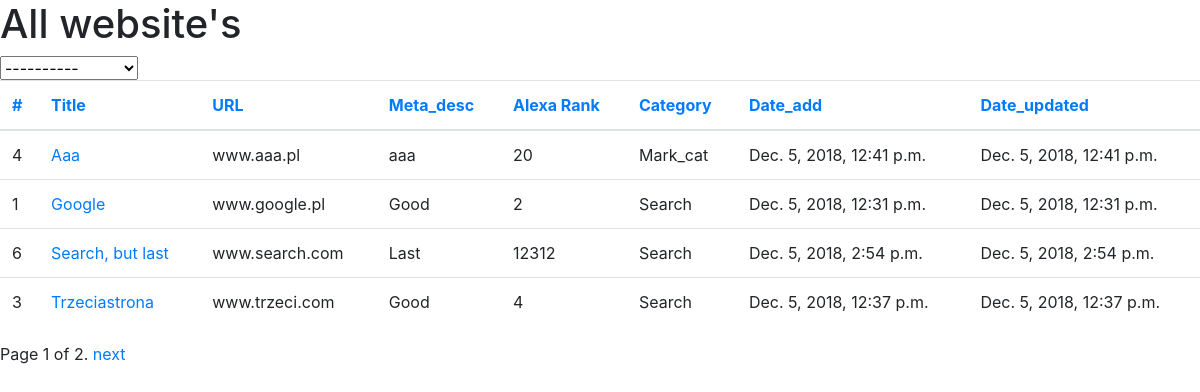
The app's page /websites/?order_by=title, older data.
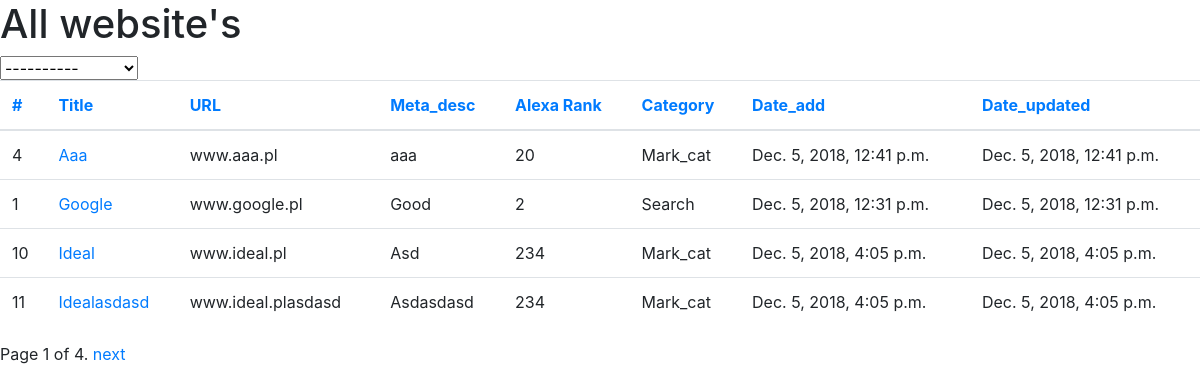
The same page, newer data.
### scraper/models.py (models this page shows, shortened)
class Website(models.Model):
    url = models.CharField(max_length=1000)
    title = models.CharField(max_length=1000)
    meta_description = models.CharField(max_length=1000)
    alexa_rank = models.IntegerField()
    category = models.ForeignKey(WebsiteCategory, on_delete=models.CASCADE)
    date_added = models.DateTimeField(auto_now_add=True)
    date_updated = models.DateTimeField(auto_now=True)

class WebsiteCategory(models.Model):
    name = models.CharField(max_length=1000)
    description = models.CharField(max_length=10000)
    date_added = models.DateTimeField(auto_now_add=True)
    date_updated = models.DateTimeField(auto_now=True)
    def __str__(self):
        return self.name

### scraper/views.py (the view)
# urls.py: path("websites/", WebsiteListView.as_view(), name="WebsiteListView"),
class WebsiteListView(ListView):
    context_object_name = "website_list"
    paginate_by = 4
    def get_queryset(self):
        if self.request.GET.get('category'):
            filter_val = self.request.GET.get('category')
            order = self.request.GET.get('order_by', 'id')
            new_context = Website.objects.filter(
                category__name=filter_val,
            ).order_by(order)
            return new_context
        else:
            order = self.request.GET.get('order_by', 'id')
            new_context = Website.objects.all().order_by(order)
            return new_context
    def get_context_data(self, **kwargs):
        context = super(WebsiteListView, self).get_context_data(**kwargs)
        context['category'] = self.request.GET.get('category')
        context['order_by'] = self.request.GET.get('order_by', 'id')
        context['categories'] = WebsiteCategory.objects.all()
        return context

### templates/scraper/website_list.html (shortened to what this page needs)
<!DOCTYPE html>
<html lang="en">
<head>
    <link rel="stylesheet" href="https://stackpath.bootstrapcdn.com/bootstrap/4.1.3/css/bootstrap.min.css"
>
</head>
<body>
{% if website_list %}
    <h1>All website's {% if category %}for category: {{ category }}{% endif %}</h1>
    <select onchange="location = this.value;">
    <option value="{% url "WebsiteListView" %}">----------</option>
    </select>
    <table class="table" id="movie">
        <thead>
        <tr>
            <th scope="col"><a href={% url "WebsiteListView" %}?order_by=id{% if category %}&category={{ category }}{% endif %}>#</a></th>
            <th scope="col"><a href={% url "WebsiteListView" %}?order_by=title{% if category %}&category={{ category }}{% endif %}>Title</a></th>
            <th scope="col"><a href={% url "WebsiteListView" %}?order_by=url{% if category %}&category={{ category }}{% endif %}>URL</a></th>
            <th scope="col"><a href={% url "WebsiteListView" %}?order_by=meta_description{% if category %}&category={{ category }}{% endif %}>Meta_desc</a></th>
            <th scope="col"><a href={% url "WebsiteListView" %}?order_by=alexa_rank{% if category %}&category={{ category }}{% endif %}>Alexa Rank</a></th>
            <th scope="col"><a href={% url "WebsiteListView" %}?order_by=category{% if category %}&category={{ category }}{% endif %}>Category</a></th>
            <th scope="col"><a href={% url "WebsiteListView" %}?order_by=date_added{% if category %}&category={{ category }}{% endif %}>Date_add</a></th>
            <th scope="col"><a href={% url "WebsiteListView" %}?order_by=date_updated{% if category %}&category={{ category }}{% endif %}>Date_updated</a></th>
        </tr>
        </thead>
        <tbody>
        {% for website in website_list %}
            <tr>
                <td>{{ website.id }}</td>
                <td><a href="{% url "WebsiteListView" %}{{ website.id }}">{{ website.title }}</a></td>
                <td>{{ website.url }}</td>
                <td>{{ website.meta_description }}</td>
                <td>{{ website.alexa_rank }}</td>
                <td>{{ website.category }}</td>
                <td>{{ website.date_added }}</td>
                <td>{{ website.date_updated }}</td>
            </tr>
        {% endfor %}
        </tbody>
    </table>
    {% if is_paginated %}
        <div class="pagination">
            <span class="page-links">
                <span class="page-current">
                    Page {{ page_obj.number }} of {{ page_obj.paginator.num_pages }}.
                </span>
                {% if page_obj.has_next %}
                    <a href="{% url "WebsiteListView" %}?page={{ page_obj.next_page_number }}{% if order_by %}&order_by={{ order_by }}{% endif %}{% if category %}&category={{ category }}{% endif %}">next</a>
                {% endif %}
            </span>
        </div>
    {% endif %}
{% else %}
    <h3>No website found in database!</h3>
{% endif %}
</body>
</html>

Row changes from the older to the newer data that the page shows:
no longer on this page (row unchanged): Website: id "6", title "Search, but last", url "www.search.com", meta_description "Last", alexa_rank "12312", category "Search", date_added "Dec. 5, 2018, 2:54 p.m.", date_updated "Dec. 5, 2018, 2:54 p.m."
no longer on this page (row unchanged): Website: id "3", title "Trzeciastrona", url "www.trzeci.com", meta_description "Good", alexa_rank "4", category "Search", date_added "Dec. 5, 2018, 12:37 p.m.", date_updated "Dec. 5, 2018, 12:37 p.m."
added Website: id "10", title "Ideal", url "www.ideal.pl", meta_description "Asd", alexa_rank "234", category "Mark_cat", date_added "Dec. 5, 2018, 4:05 p.m.", date_updated "Dec. 5, 2018, 4:05 p.m."
added Website: id "11", title "Idealasdasd", url "www.ideal.plasdasd", meta_description "Asdasdasd", alexa_rank "234", category "Mark_cat", date_added "Dec. 5, 2018, 4:05 p.m.", date_updated "Dec. 5, 2018, 4:05 p.m."
Text that changed along with them:
{{ page_obj.paginator.num_pages }}: "2" → "4"
